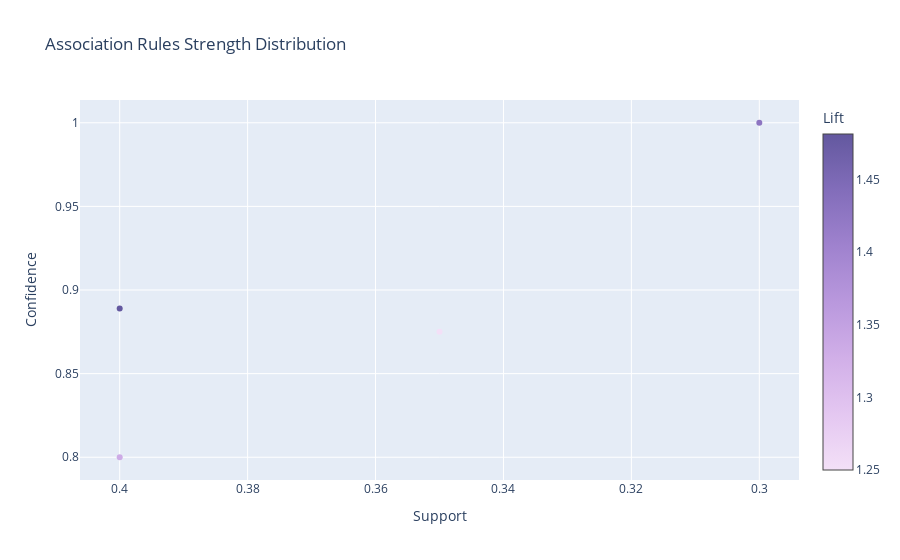
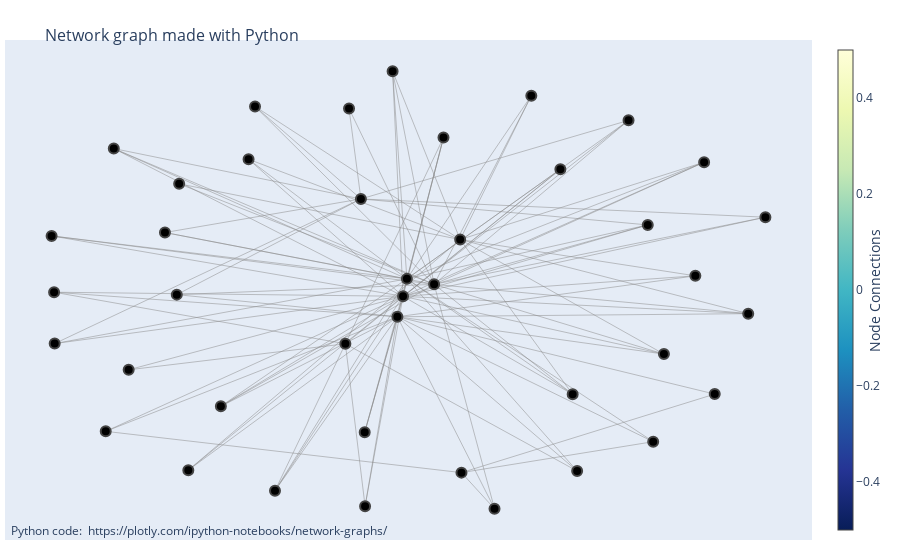

Notebook code for these charts, in order:
### Code cell
itemsets, rules = efficient_apriori(transactions, min_support=min_sup, min_confidence=0.8)
n_trans = len(transactions)
rules = [rule for rule in rules if len(rule.rhs) == 1]
output_efficient_apriori(rules)

### Figure 1 — Plotly figure (JSON) as saved in the notebook; plotly's stock layout.template omitted (floating-point values rounded to 4 significant figures)
{"data": [{"marker": {"color": [1.25, 1.429, 1.481, 1.333], "colorbar": {"title": {"text": "Lift"}}, "colorscale": [[0.0, "rgb(243, 224, 247)"], [0.1667, "rgb(228, 199, 241)"], [0.3333, "rgb(209, 175, 232)"], [0.5, "rgb(185, 152, 221)"], [0.6667, "rgb(159, 130, 206)"], [0.8333, "rgb(130, 109, 186)"], [1.0, "rgb(99, 88, 159)"]]}, "mode": "markers", "text": ["('Брюки',) => ('Футболка',), Lift: 1.2499999999999998", "('Шапка',) => ('Джинсы',), Lift: 1.4285714285714286", "('Кроссовки',) => ('Куртка',), Lift: 1.4814814814814814", "('Рубашка',) => ('Куртка',), Lift: 1.3333333333333335"], "x": [0.35, 0.3, 0.4, 0.4], "y": [0.875, 1.0, 0.8889, 0.8], "type": "scatter"}], "layout": {"xaxis": {"title": {"text": "Support"}, "autorange": "reversed"}, "title": {"text": "Association Rules Strength Distribution"}, "yaxis": {"title": {"text": "Confidence"}}}}

### Figure 2 — Plotly figure (JSON) as saved in the notebook; plotly's stock layout.template omitted (floating-point values rounded to 4 significant figures; data arrays with more than 128 entries replaced by an {"elided": "..."} marker saying what was removed)
{"data": [{"hoverinfo": "none", "line": {"color": "#888", "width": 0.5}, "mode": "lines", "x": {"elided": "318 float values"}, "y": {"elided": "318 float values"}, "type": "scatter"}, {"hoverinfo": "text", "marker": {"color": [], "colorbar": {"thickness": 15, "title": {"side": "right", "text": "Node Connections"}, "xanchor": "left"}, "colorscale": [[0.0, "rgb(255,255,217)"], [0.125, "rgb(237,248,177)"], [0.25, "rgb(199,233,180)"], [0.375, "rgb(127,205,187)"], [0.5, "rgb(65,182,196)"], [0.625, "rgb(29,145,192)"], [0.75, "rgb(34,94,168)"], [0.875, "rgb(37,52,148)"], [1.0, "rgb(8,29,88)"]], "line": {"width": 2}, "reversescale": true, "showscale": true, "size": 10}, "mode": "markers", "text": ["0", "Брюки", "Футболка", "1", "Шапка", "Джинсы", "2", "Кроссовки", "Куртка", "3", "Рубашка", "4", "Сумка", "5", "6", "7", "8", "9", "10", "11", "12", "13", "14", "15", "16", "17", "18", "19", "20", "21", "22", "23", "24", "25", "26", "27", "28", "29", "30", "31", "32"], "x": [-0.6591, -0.1307, 0.009857, 0.7699, 0.1523, -0.003946, -0.1218, -0.09287, 0.08563, -0.536, 0.1491, 0.4344, 0.01926, -0.08269, -0.841, 0.3935, -0.5418, 0.2329, -0.5137, 0.7226, -0.08363, 0.6198, -0.7151, -0.351, -0.5707, 0.8934, -0.8396, 0.3226, -0.8471, -0.3668, -0.3023, 0.1085, 0.646, 0.8515, -0.4343, 0.5597, -0.6954, 0.6066, 0.744, -0.01559, 0.4235], "y": [-0.349, -0.2315, -0.01685, -0.4587, -0.8136, -0.1093, 0.8312, 0.4231, 0.03714, 0.4914, 0.2396, -0.8064, 0.0619, -0.9652, 0.001649, 0.5573, -0.009314, -0.9768, -0.8024, 0.07566, -0.6315, -0.6738, -0.627, 0.8408, 0.2713, 0.3405, -0.2304, 0.8896, 0.256, 0.6023, -0.8952, 0.7005, -0.278, -0.09523, -0.5137, 0.7781, 0.6506, 0.3057, 0.5891, 1.0, -0.4598], "type": "scatter"}], "layout": {"annotations": [{"showarrow": false, "text": "Python code: <a href='https://plotly.com/ipython-notebooks/network-graphs/'> https://plotly.com/ipython-notebooks/network-graphs/</a>", "x": 0.005, "xref": "paper", "y": -0.002, "yref": "paper"}], "hovermode": "closest", "margin": {"b": 20, "l": 5, "r": 5, "t": 40}, "showlegend": false, "title": {"font": {"size": 16}, "text": "<br>Network graph made with Python"}, "xaxis": {"showgrid": false, "showticklabels": false, "zeroline": false}, "yaxis": {"showgrid": false, "showticklabels": false, "zeroline": false}}}
